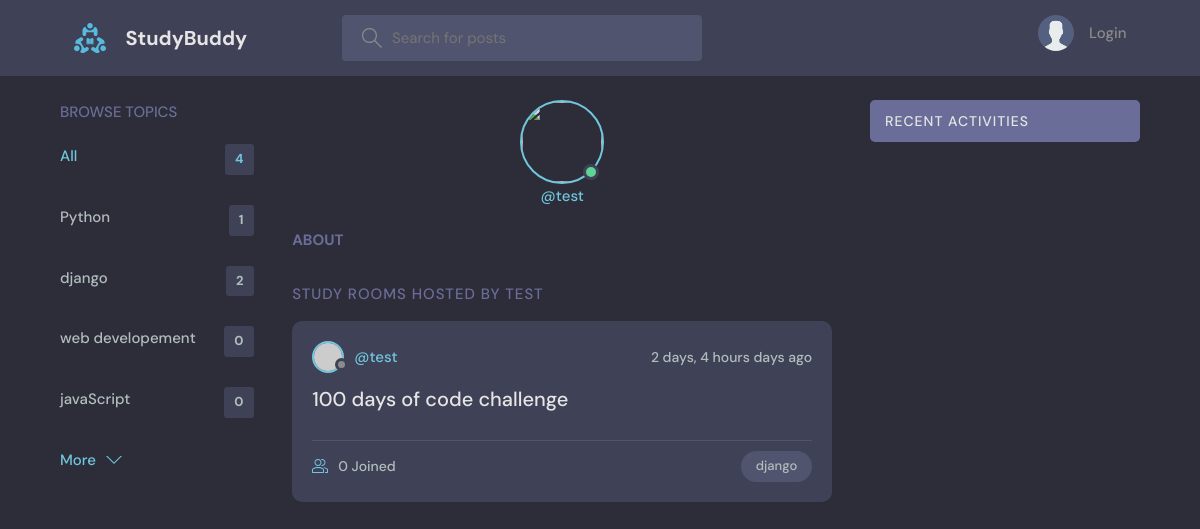
Before: /profile/2/ with the older database file.
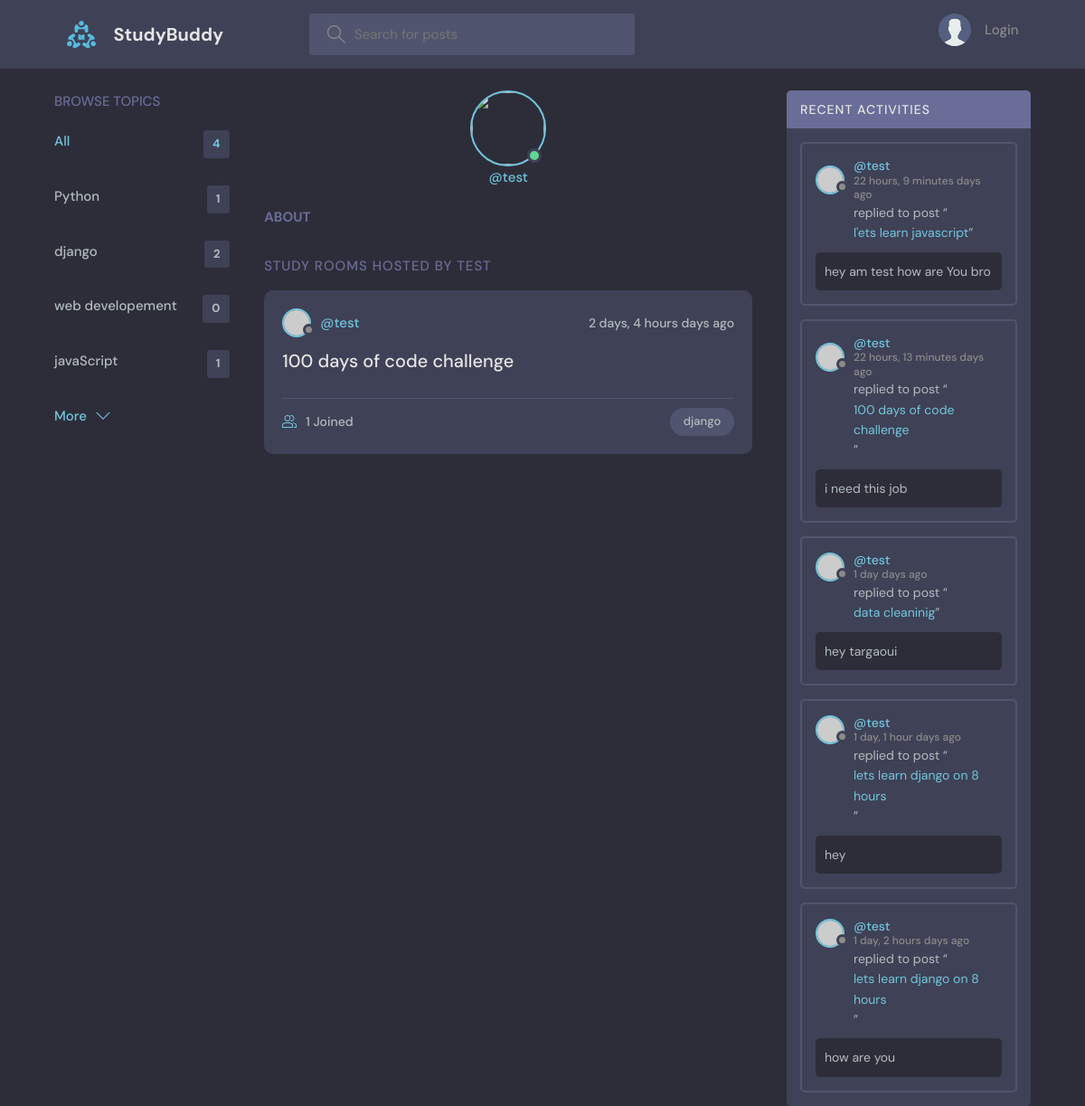
After: the same page with the newer database file.
### base/models.py (models this page shows, shortened)
class Topic(models.Model):
    name = models.CharField(max_length=200)

class Room(models.Model):
    host = models.ForeignKey(User, on_delete=models.SET_NULL, null=True)
    topic = models.ForeignKey(Topic, on_delete=models.SET_NULL, null=True)
    name = models.CharField(max_length=200)
    description = models.TextField(null=True, blank=True)
    participants=models.ManyToManyField(User,related_name='participants',blank=True)
    updated = models.DateTimeField(auto_now=True)
    created = models.DateTimeField(auto_now_add=True)
    class Meta:
        ordering = ['-updated', '-created']
    def __str__(self):
        return self.name

class Message(models.Model):
    user = models.ForeignKey(User, on_delete=models.CASCADE)
    room = models.ForeignKey(Room, on_delete=models.CASCADE)
    body = models.TextField()
    updated = models.DateTimeField(auto_now=True)
    created = models.DateTimeField(auto_now_add=True)
    class Meta:
        ordering = ['-updated', '-created']

### base/views.py (the view)
# urls.py: path('profile/<str:pk>/', views.userProfile, name="user-profile"),
def userProfile(request, pk):
    user = User.objects.get(id=pk)
    rooms = user.room_set.all()
    room_message = user.message_set.all()
    topics = Topic.objects.all()
    context = {
        'user': user,
        'rooms': rooms,
        'room_message': room_message,
        'topics': topics,
    }
    return render(request, 'profile.html', context)

### base/templates/profile.html (shortened to what this page needs)
{% extends 'base.html' %}
{% block content %}
<main class="profile-page layout layout--3">
  <div class="container">
    {% include 'topics_component.html' %}
    <div class="roomList">
      <div class="profile">
        <div class="profile__avatar">
          <div class="avatar avatar--large active">
            <img src="{{user.avatar.url}}" />
          </div>
        </div>
        <div class="profile__info">
          <p>@{{user.username}}</p>
        </div>
        <div class="profile__about">
          <h3>About</h3>
        </div>
      </div>
      <div class="roomList__header">
        <div>
          <h2>Study Rooms Hosted by {{user.username}}</a>
          </h2>
        </div>
      </div>
      {% include 'feed_component.html' %}
    </div>
        {% include 'activity_component.html'%}
  </div>
</main>
{% endblock content %}

### base/templates/topics_component.html
        <div class="topics">
          <div class="topics__header">
            <h2>Browse Topics</h2>
          </div>
          <ul class="topics__list">
            <li>
              <a href="/" class="active">All <span>{{topics.count}}</span></a>
            </li>
              {% for topic in topics %}
            <li>
            <a href="{% url 'home'%}?q={{topic.name}}">{{topic.name}} <span>{{topic.room_set.all.count}}</span></a>
            </li>
              {%endfor%}
          </ul>
          <a class="btn btn--link" href="topics.html">
            More
            <svg version="1.1" xmlns="http://www.w3.org/2000/svg" width="32" height="32" viewBox="0 0 32 32">
              <title>chevron-down</title>
              <path d="M16 21l-13-13h-3l16 16 16-16h-3l-13 13z"></path>
            </svg>
          </a>
        </div>

### base/templates/feed_component.html (shortened to what this page needs)
{% for room in rooms %}
 <div class="roomListRoom">
            <div class="roomListRoom__header">
              <a href="{% url 'user-profile' room.host.id%}" class="roomListRoom__author">
                <div class="avatar avatar--small">
                  <img src="https://randomuser.me/api/portraits/women/11.jpg" />
                </div>
                <span>@{{room.host.username}}</span>
              </a>
              <div class="roomListRoom__actions">
                <span>{{room.created|timesince}} days ago</span>
              </div>
            </div>
            <div class="roomListRoom__content">
              <a href="{% url 'room' room.id%}">{{room.name}}</a>
            </div>
            <div class="roomListRoom__meta">
              <a href="{% url 'room' room.id%}" class="roomListRoom__joined">
                {{room.participants.all.count}} Joined
              </a>
              <p class="roomListRoom__topic">{{room.topic.name}}</p>
            </div>
          </div>
{%endfor%}

### base/templates/activity_component.html (shortened to what this page needs)
        <div class="activities">
          <div class="activities__header">
            <h2>Recent Activities</h2>
          </div>
            {%for message in room_message %}
                  <div class="activities__box">
                    <div class="activities__boxHeader roomListRoom__header">
                      <a href="{% url 'user-profile' message.user.id%}" class="roomListRoom__author">
                        <div class="avatar avatar--small">
                          <img src="https://randomuser.me/api/portraits/women/11.jpg" />
                        </div>
                        <p>
                          @{{message.user}}
                          <span> {{message.created |timesince}} days ago</span>
                        </p>
                      </a>
                    </div>
                    <div class="activities__boxContent">
                      <p>replied to post “<a href="{% url 'user-profile' message.user.id%}">{{message.room}}</a>”</p>
                      <div class="activities__boxRoomContent">
                          {{message.body}}
                      </div>
                    </div>
                  </div>
            {%endfor%}
        </div>

Changed rows visible on the page:
computed for Topic "javaScript": room_set.all.count "0" → "1"
changed Room "test": participants.all.count "0" → "1"
added Message: user "test", created "22 hours, 9 minutes", room "l'ets learn javascript", body "hey am test how are You bro"
added Message: user "test", created "22 hours, 13 minutes", room "100 days of code challenge", body "i need this job"
added Message: user "test", created "1 day", room "data cleaninig", body "hey targaoui"
added Message: user "test", created "1 day, 1 hour", room "lets learn django on 8 hours", body "hey"
added Message: user "test", created "1 day, 2 hours", room "lets learn django on 8 hours", body "how are you"
